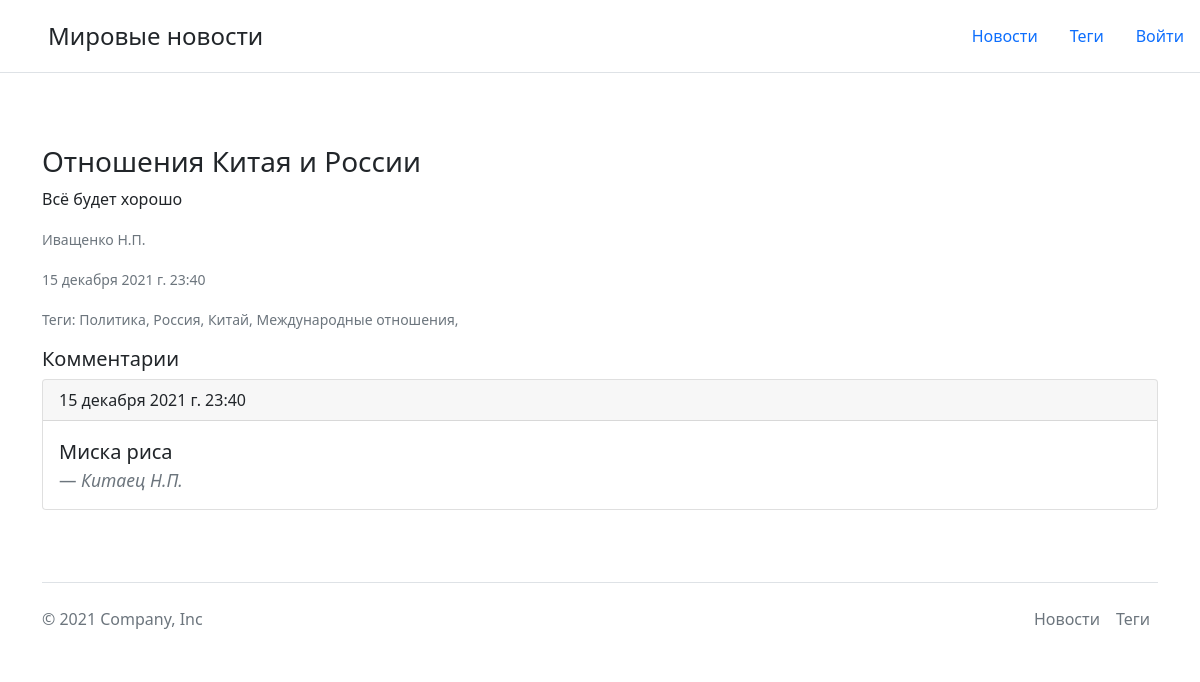
Screenshot of /news/2/ with the database file from the repository.
### news/models.py (models this page shows, shortened)
class Post(models.Model):
    title = models.CharField(max_length=150, verbose_name='Название статьи')
    text = models.TextField(max_length=500, verbose_name='Текст статьи')
    author = models.CharField(max_length=50, verbose_name='Автор')
    pub_date = models.DateTimeField(verbose_name='Дата публикации', auto_now=True)
    fk_tag = models.ManyToManyField(Tag, verbose_name='Теги')
    class Meta:
        db_table = 'post'
        verbose_name = 'Статья'
        verbose_name_plural = 'Статьи'

class Tag(models.Model):
    name= models.TextField(max_length=50, verbose_name='Тег')
    class Meta:
        db_table = 'tag'
        verbose_name = 'Тег'
        verbose_name_plural = 'Теги'

class Comment(models.Model):
    text = models.TextField(max_length=500, verbose_name='Текст комментария')
    author = models.CharField(max_length=50, verbose_name='Автор')
    pub_date = models.DateTimeField(verbose_name='Дата публикации', auto_now=True)
    fk_post = models.ForeignKey(to=Post, on_delete=models.CASCADE)
    class Meta:
        db_table = 'comment'
        verbose_name = 'Комментарий'
        verbose_name_plural = 'Комментарии'

### news/views.py (the view)
# urls.py: path('<int:post_id>/', views.post_detail, name='post_detail_url'),
def post_detail(request, post_id):
    post = Post.objects.get(id=post_id)
    return render(request, 'news/post_detail.html', context={'post':post})

### templates/news/post_detail.html
{% extends 'main.html' %}
{% block content %}
<h3>{{post.title}}</h3>
<p>{{post.text}}</p>
<p class="card-text"><small class="text-muted">{{post.author}}</small></p>
<p class="card-text"><small class="text-muted">{{post.pub_date}}</small></p>
<p class="card-text"><small class="text-muted">
  Теги:
  {% for tag in post.fk_tag.all %}
    {{tag.name}},
  {% endfor %}
</small></p>
<h5>Комментарии</h5>
{% for comment in post.comment_set.all %}
<div class="card">
  <div class="card-header">
    {{comment.pub_date}}
  </div>
  <div class="card-body">
    <blockquote class="blockquote mb-0">
      <p>{{comment.text}}</p>
      <footer class="blockquote-footer"
      ><cite title="Source Title">{{comment.author}}</cite>
      </footer>
    </blockquote>
  </div>
</div>
{% endfor %}
{% endblock  %}

### templates/main.html (shortened to what this page needs)
<!DOCTYPE html>
<html lang="en">
<head>
    <link href="https://cdn.jsdelivr.net/npm/bootstrap@5.1.1/dist/css/bootstrap.min.css" rel="stylesheet">
</head>
<body>
    <header class="d-flex flex-wrap justify-content-center py-3 mb-4 border-bottom">
        <a href="/" class="d-flex align-items-center mb-3 mb-md-0 me-md-auto text-dark text-decoration-none">
          <svg class="bi me-2" width="40" height="32"><use xlink:href="#bootstrap"></use></svg>
          <span class="fs-4">Мировые новости</span>
        </a>
        <ul class="nav nav-pills">
          <li class="nav-item"><a href="/news" class="nav-link" aria-current="page">Новости</a></li>
          <li class="nav-item"><a href="/news/tags" class="nav-link">Теги</a></li>
          <li class="nav-item"><a href="{% url 'django_registration_register' %}" class="nav-link">Войти</a></li>
        </ul>
    </header>
    <section class="py-5 container">
        {% block content %}
        {% endblock content %}
    </section>
    <div class="container">
        <footer class="d-flex flex-wrap justify-content-between align-items-center py-3 my-4 border-top">
          <p class="col-md-4 mb-0 text-muted">© 2021 Company, Inc</p>
          <a href="/" class="col-md-4 d-flex align-items-center justify-content-center mb-3 mb-md-0 me-md-auto link-dark text-decoration-none">
            <svg class="bi me-2" width="40" height="32"><use xlink:href="#bootstrap"></use></svg>
          </a>
          <ul class="nav col-md-4 justify-content-end">
            <li class="nav-item"><a href="/news" class="nav-link px-2 text-muted">Новости</a></li>
            <li class="nav-item"><a href="/news/tags" class="nav-link px-2 text-muted">Теги</a></li>
          </ul>
        </footer>
      </div>
</body>
</html>

### rows the page displays
Post: title "Отношения Китая и России", text "Всё будет хорошо", author "Иващенко Н.П.", pub_date "15 декабря 2021 г. 23:40"
Tag: name "Политика"
Tag: name "Россия"
Tag: name "Китай"
Tag: name "Международные отношения"
Comment: pub_date "15 декабря 2021 г. 23:40", text "Миска риса", author "Китаец Н.П."
